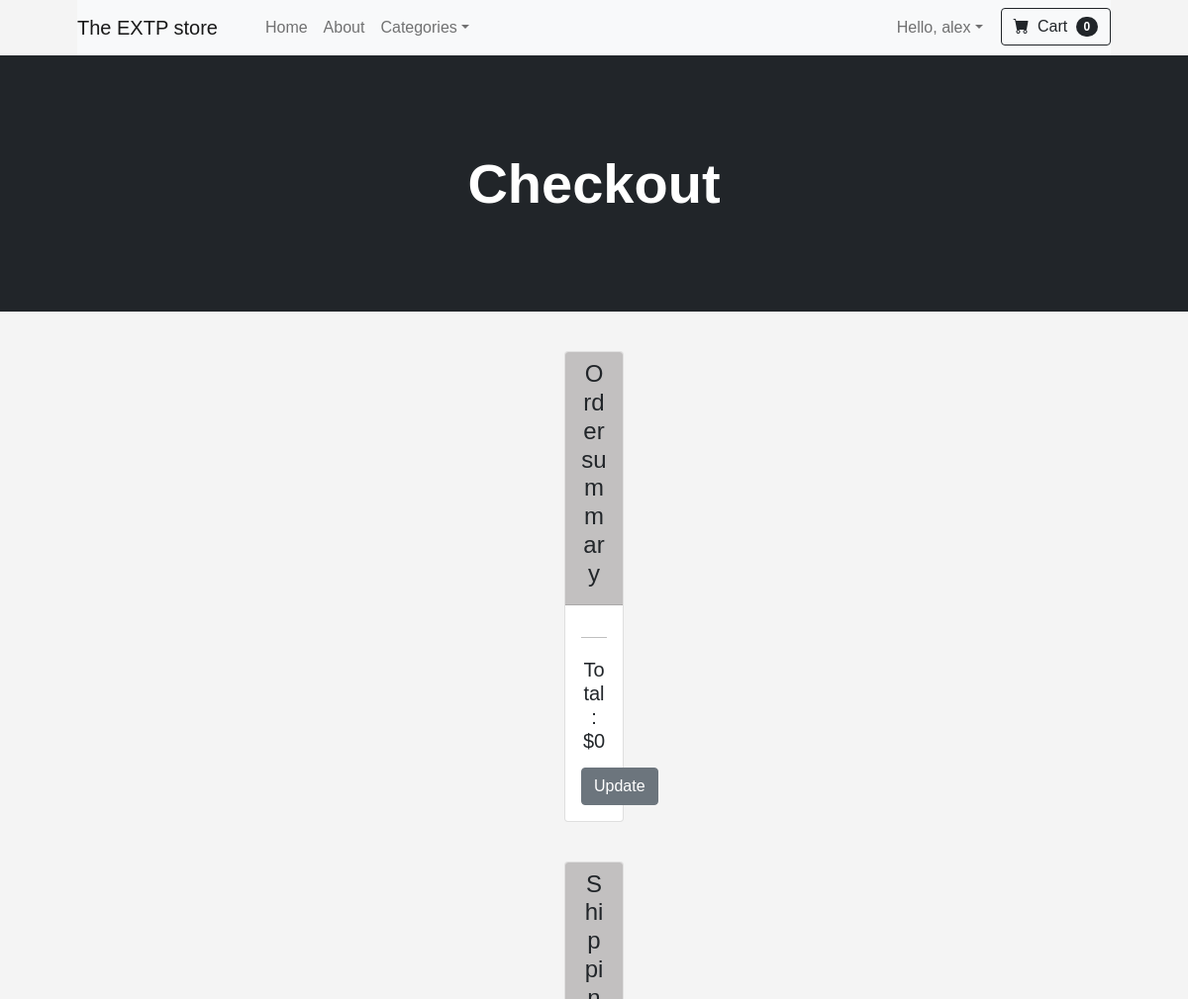
The page /cart/checkout/ (signed in, upper part) on the database as committed earlier.
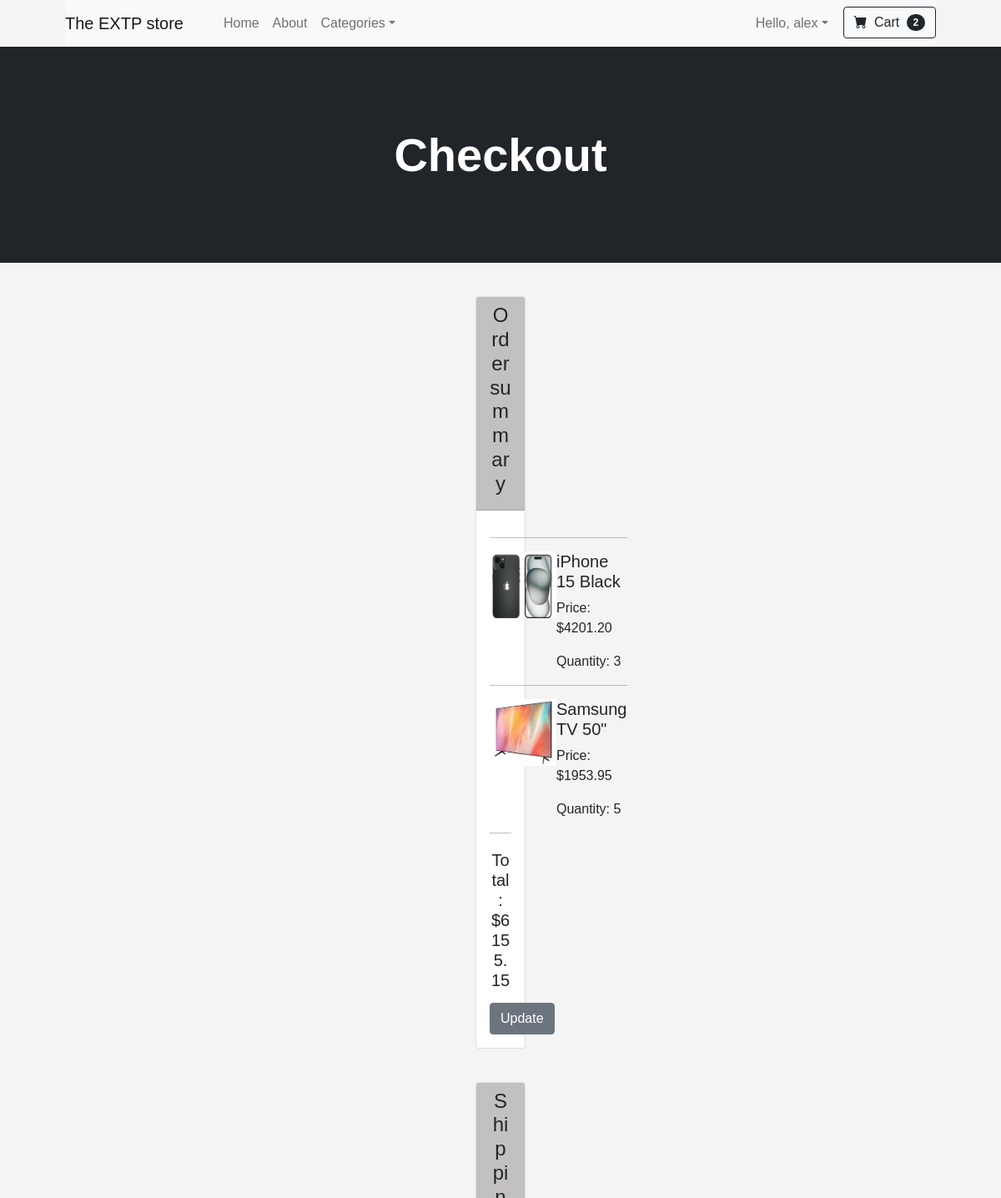
The same page on the database as committed later.
### cart/models.py (models this page shows, shortened)
class Cart(models.Model):
    user = models.ForeignKey(User, on_delete=models.CASCADE)
    product = models.ForeignKey(Product, on_delete=models.CASCADE)
    quantity = models.IntegerField(default=1)
    @property
    def total_item_price(self):
        return self.quantity * self.product.price

### ecommerce/models.py (models this page shows, shortened)
class Product(models.Model):
    product_name = models.CharField(max_length=100)
    category = models.ForeignKey(Category, on_delete=models.SET_NULL, blank=True, null=True)
    description = models.TextField()
    image = models.ImageField(upload_to='product_images/', blank=True, null=True)
    created_at = models.DateTimeField(auto_now_add=True)
    price = models.DecimalField(max_digits=6, decimal_places=2)
    quantity = models.IntegerField(default=55)
    seller = models.CharField(max_length=100, default="EXTP")
    on_sale = models.BooleanField(default=False)
    sale_price = models.DecimalField(max_digits=6, decimal_places=2, blank=True, null=True)

### cart/views.py (the view, shortened to what this page needs)
# urls.py: path("checkout/", views.checkout, name="checkout"),
@login_required
def checkout(request):
    cart = Cart.objects.filter(user=request.user)
    profile = UserProfile.objects.filter(user=request.user).first()
    total_price = sum(item.quantity * item.product.price for item in cart)
    global global_random_number
    global_random_number = random.randint(100000, 999999)
    if request.method == 'GET':
        form = ShippingInfoForm(instance=profile)
    return render(request, 'cart/checkout.html', {'cart': cart, 'form': form, 'total_price': total_price, 'global_random_number': global_random_number})

### ecommerce/views.py (called while the page is built)
def custom_context(request):
    categories = models.Category.objects.all()
    if request.user.is_authenticated:
        quantity_cart = Cart.objects.filter(user=request.user).count()
    else:
        quantity_cart = 0
    return {'categories': categories, "quantity_cart": quantity_cart}

### templates/cart/checkout.html (shortened to what this page needs)
{% extends "base.html" %}
{% block content %}
    <header class="bg-dark py-5">
        <div class="container px-4 px-lg-5 my-5">
            <div class="text-center text-white">
                <h1 class="display-4 fw-bolder">Checkout</h1>
            </div>
        </div>
    </header>
    <div class="card" style="margin: 40px 570px;">
        <div class="card-header" style="text-align: center; background-color: rgb(194, 192, 192);" >
            <h4>Order summary</h4>
        </div>
        <div class="card-body" >
            <table class="table table-borderless" >
                {% for cart_element in cart %}
                    <tr style="margin: 40px 450px;">
                        <td style="padding: 0px;" width="150">
                            <hr class="my-line" style="color: rgb(0, 0, 0);">
                            <a href="{% url 'ecommerce:product_detail' cart_element.product.id %}">
                                <img src="{{ cart_element.product.image.url }}" alt="product" width="80" height="80">
                            </a>
                        </td>
                        <td style="padding: 0px;">
                            <hr class="my-line" style="color: rgb(0, 0, 0);">
                            <h5 class="card-title">{{ cart_element.product.product_name }}</h5>
                            <p class="card-text">Price: ${{ cart_element.total_item_price }}</p>
                            <p class="card-text">Quantity: {{ cart_element.quantity }}</p>
                        </td>
                    </tr>
                {% endfor %}
            </table>
            <hr class="my-line" style="color: rgb(0, 0, 0);">
            <h5 style="text-align: center; margin-top: 20px;">Total: ${{ total_price }}</h5>
            <div style="text-align: center; margin-top: 15px;">
                <a href="{% url 'cart:cart_details' %}" class="btn btn-secondary">Update</a>
            </div>
        </div>
    </div>
    <div class="card" style="margin: 40px 570px;">
        <div class="card-header" style="text-align: center; background-color: rgb(194, 192, 192);">
            <h4>Shipping information</h4>
        </div>
    </div>
{% endblock %}

### templates/base.html (shortened to what this page needs)
{% load static %}
<!DOCTYPE html>
<html lang="en">
    <head>
        <link href="https://cdn.jsdelivr.net/npm/bootstrap-icons@1.5.0/font/bootstrap-icons.css" rel="stylesheet" />
        <link href="{% static 'css/styles.css' %}" rel="stylesheet" />
        <link href="https://stackpath.bootstrapcdn.com/bootstrap/5.1.3/css/bootstrap.min.css" rel="stylesheet">
    </head>
    <body>
        <div class="container px-4 px-lg-5">
            <nav class="navbar navbar-expand-lg navbar-light bg-light sticky-top">
                <a class="navbar-brand" href="{% url 'ecommerce:home' %}">The EXTP store</a>
                <div class="collapse navbar-collapse" id="navbarSupportedContent">
                    <ul class="navbar-nav me-auto mb-2 mb-lg-0 ms-lg-4">
                        <li class="nav-item"><a class="nav-link" aria-current="page" href="{% url 'ecommerce:home' %}">Home</a></li>
                        <li class="nav-item"><a class="nav-link" href="{% url 'ecommerce:about' %}">About</a></li>
                        <li class="nav-item dropdown">
                            <a class="nav-link dropdown-toggle" id="navbarDropdown" href="#" role="button" data-bs-toggle="dropdown" aria-expanded="false">Categories</a>
                        </li>
                    </ul>
                    <ul class="navbar-nav ml-auto mb-2 mb-lg-0">
                        {% if user.is_authenticated %}
                        <li class="nav-item dropdown">
                            <a class="nav-link dropdown-toggle" id="navbarDropdown" href="#" role="button" data-bs-toggle="dropdown" aria-expanded="false" style="margin-right: 10px;">Hello, {{ user.username }}</a>
                        </li>
                        {% else %}
                        <li class="nav-item"><a class="nav-link" href="{% url 'user:login' %}">Sign In</a></li>
                        <li class="nav-item" style="margin-right: 10px;"><a class="nav-link" href="{% url 'user:registration' %}">Sign Up</a></li>
                        {% endif %}
                        <li class="nav-item">
                            {% if user.is_authenticated %}
                            <a href="{% url 'cart:cart_details' %}">
                                <button class="btn btn-outline-dark" type="submit">
                                    <i class="bi-cart-fill me-1"></i>
                                    Cart
                                    <span class="badge bg-dark text-white ms-1 rounded-pill">{{ quantity_cart }}</span>
                                </button>
                            </a>
                            {% endif %}
                        </li>
                    </ul>
                </div>
            </nav>
        </div>
        {% block content %}
        {% endblock %}
    </body>
</html>

Rows that differ between the two databases and show on the page:
added Cart: product.image (picture), product.product_name "iPhone 15 Black", total_item_price "4201.20", quantity "3"
added Cart: product.image (picture), product.product_name "Samsung TV 50\"", total_item_price "1953.95", quantity "5"
Other text that changed with them:
{{ quantity_cart }}: "0" → "2"
{{ total_price }}: "0" → "6155.15"
